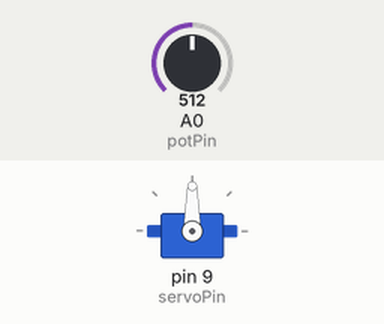
A sketch run on a simulated Arduino Uno, built with avr-gcc and run on an emulated ATmega328P. Parts: servo. Inputs (shaded band) come from the test bench; at power-on: A0 (potPin) = 512.

Above: at 1.2 s.
1.3 s: A0 (potPin) set to 716
At 2.2 s:
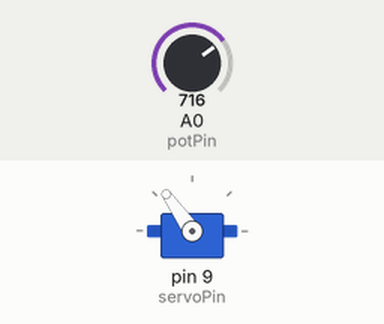
2.8 s: A0 (potPin) set to 900
At 3.1 s:
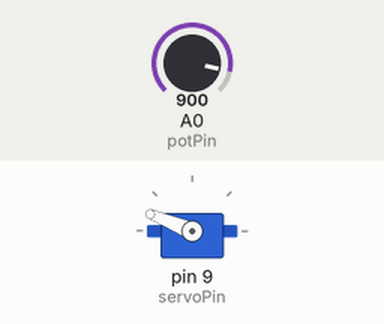
4.3 s: A0 (potPin) set to 1023
At 5.5 s:
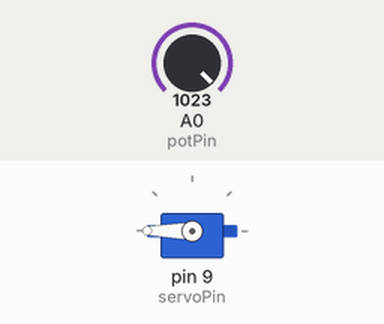
5.8 s: A0 (potPin) set to 306
At 6.6 s:
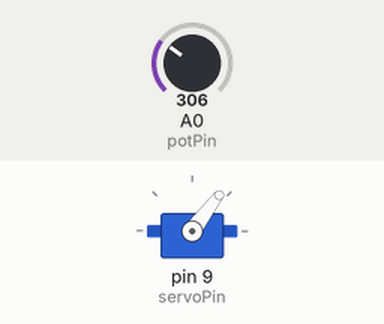
7.3 s: A0 (potPin) set to 122
At 8.0 s:
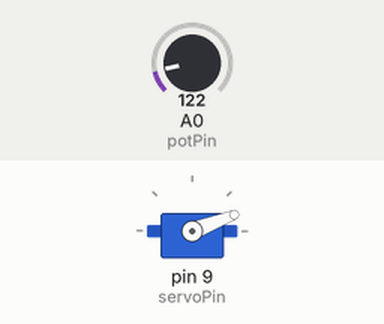
Timing chart, 0 to 9.8 s (numbered marks = the images above; inputs shaded):
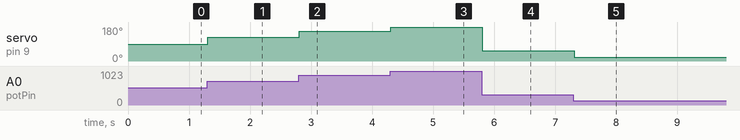

Measured:
- after the input at 1.3 s, servo on pin 9 (servoPin): 90° → 125° at once
- after the input at 2.8 s, servo on pin 9 (servoPin): 125° → 158° at once
- after the input at 4.3 s, servo on pin 9 (servoPin): 158° → 180° at once
- after the input at 5.8 s, servo on pin 9 (servoPin): 180° → 53° at once
- after the input at 7.3 s, servo on pin 9 (servoPin): 53° → 21° at once

The sketch:

POTENSIO4_SERVO_CODE_10_IBRAHIM_NATHAN_TE2E.ino
```cpp
#include <Servo.h>

const int potPin = A0;
const int servoPin = 9;
Servo servo;

void setup() {
  servo.attach(servoPin);
}

void loop() {
  int adcValue = analogRead(potPin);
  int angle = map(adcValue, 0, 1023, 0, 180);
  servo.write(angle);  // Atur sudut servo
  delay(15);
}
```
